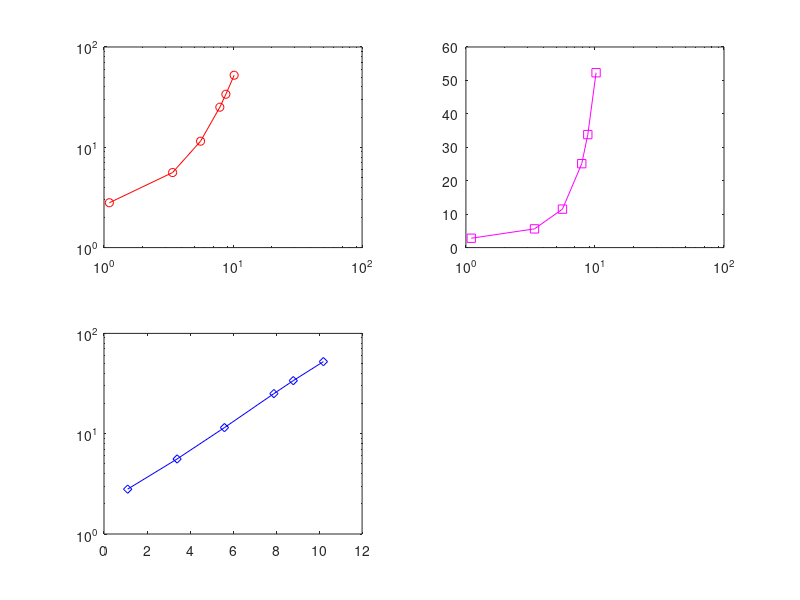

Reproduce this figure in MATLAB.
x=[1.1,3.4,5.6,7.9,8.8,10.2];
y=[2.8,5.6,11.5,25.1,33.8,52.3];
figure;
subplot(2,2,1);
loglog(x,y,'-ro');
subplot(2,2,2);
semilogx(x,y,'msquare-');
subplot(2,2,3);
semilogy(x,y,'bdiamond-');

